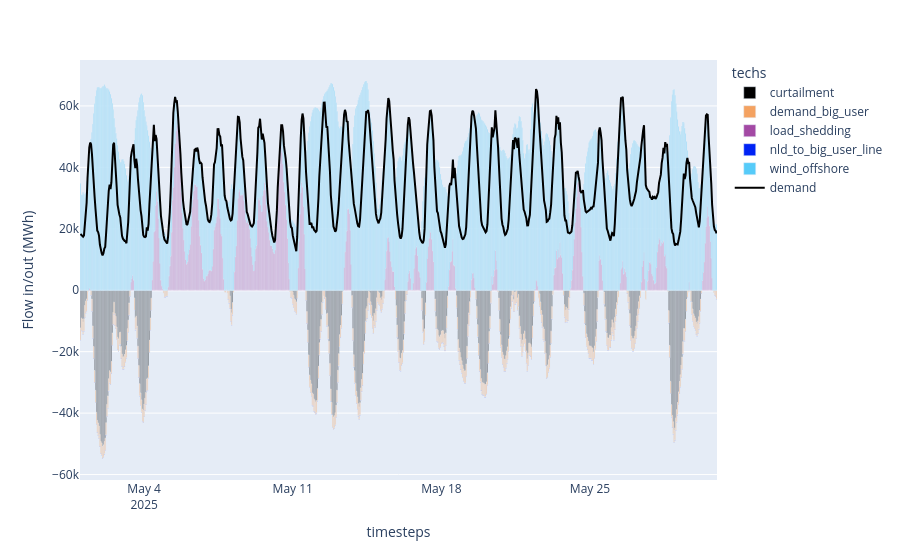

Notebook cell for this chart:
### Code cell
plot_dispatch(
    model_path=f"results/{scenario_name_user_2n}_results.nc",
    plot_export_path=f"results/{scenario_name_user_2n}_dispatch.html",
)

### Figure 1 — Plotly figure (JSON) as saved in the notebook; plotly's stock layout.template omitted (floating-point values rounded to 4 significant figures; data arrays with more than 128 entries replaced by an {"elided": "..."} marker saying what was removed)
{"data": [{"hovertemplate": "techs=curtailment<br>timesteps=%{x}<br>Flow in/out (MWh)=%{y}<extra></extra>", "legendgroup": "curtailment", "marker": {"color": "#000000", "pattern": {"shape": ""}}, "name": "curtailment", "orientation": "v", "showlegend": true, "textposition": "auto", "type": "bar", "x": {"elided": "413 str values"}, "xaxis": "x", "y": {"elided": "413 float values"}, "yaxis": "y"}, {"hovertemplate": "techs=demand_big_user<br>timesteps=%{x}<br>Flow in/out (MWh)=%{y}<extra></extra>", "legendgroup": "demand_big_user", "marker": {"color": "#F4A261", "pattern": {"shape": ""}}, "name": "demand_big_user", "orientation": "v", "showlegend": true, "textposition": "auto", "type": "bar", "x": {"elided": "413 str values"}, "xaxis": "x", "y": {"elided": "413 float values"}, "yaxis": "y"}, {"hovertemplate": "techs=load_shedding<br>timesteps=%{x}<br>Flow in/out (MWh)=%{y}<extra></extra>", "legendgroup": "load_shedding", "marker": {"color": "#A349A4", "pattern": {"shape": ""}}, "name": "load_shedding", "orientation": "v", "showlegend": true, "textposition": "auto", "type": "bar", "x": {"elided": "720 str values"}, "xaxis": "x", "y": {"elided": "720 float values"}, "yaxis": "y"}, {"hovertemplate": "techs=nld_to_big_user_line<br>timesteps=%{x}<br>Flow in/out (MWh)=%{y}<extra></extra>", "legendgroup": "nld_to_big_user_line", "marker": {"color": "#0023F5", "pattern": {"shape": ""}}, "name": "nld_to_big_user_line", "orientation": "v", "showlegend": true, "textposition": "auto", "type": "bar", "x": {"elided": "413 str values"}, "xaxis": "x", "y": {"elided": "413 float values"}, "yaxis": "y"}, {"hovertemplate": "techs=wind_offshore<br>timesteps=%{x}<br>Flow in/out (MWh)=%{y}<extra></extra>", "legendgroup": "wind_offshore", "marker": {"color": "#56CBF9", "pattern": {"shape": ""}}, "name": "wind_offshore", "orientation": "v", "showlegend": true, "textposition": "auto", "type": "bar", "x": {"elided": "720 str values"}, "xaxis": "x", "y": {"elided": "720 float values"}, "yaxis": "y"}, {"marker": {"color": "black"}, "name": "demand", "type": "scatter", "x": {"elided": "720 str values"}, "y": {"elided": "720 float values"}}], "layout": {"barmode": "relative", "legend": {"title": {"text": "techs"}, "tracegroupgap": 0}, "margin": {"t": 60}, "xaxis": {"anchor": "y", "domain": [0, 1], "title": {"text": "timesteps"}}, "yaxis": {"anchor": "x", "domain": [0, 1], "title": {"text": "Flow in/out (MWh)"}}}}
